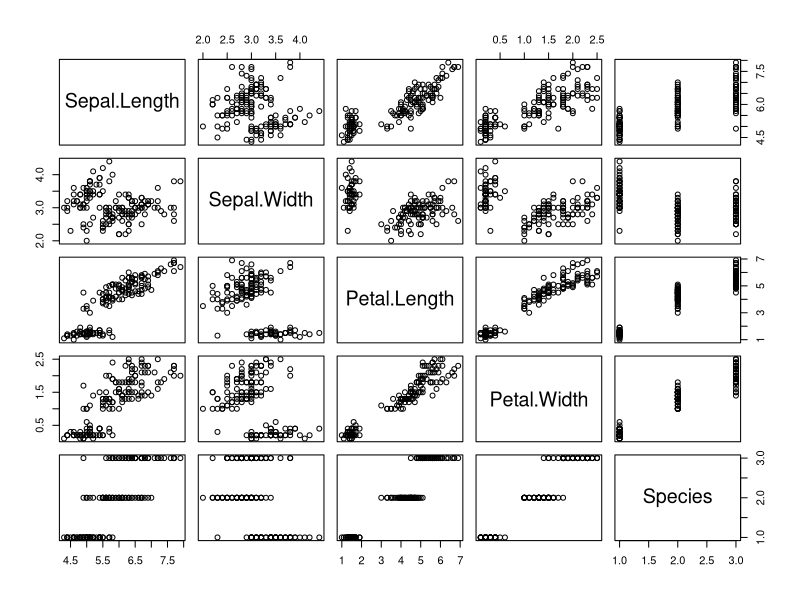
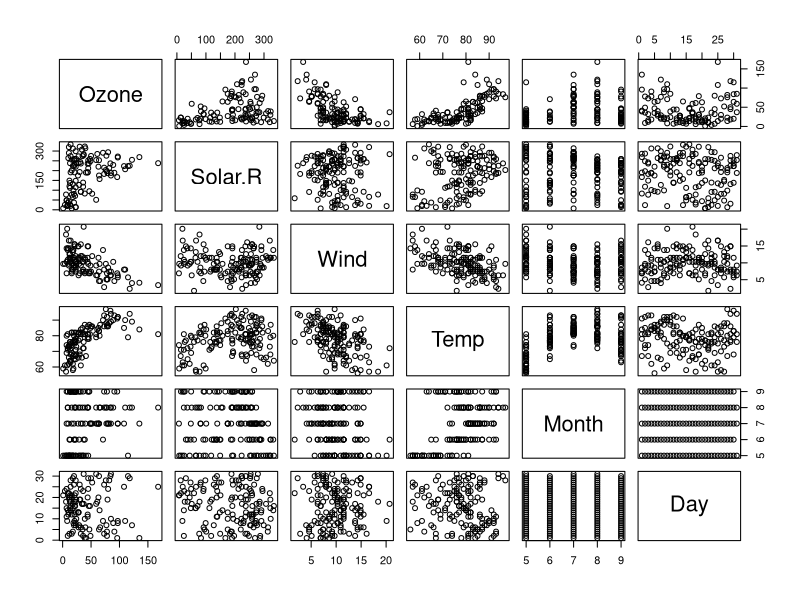

Generate these figures, in order, with R:
##################
##################################################################
# # Laboratorio de Procesamiento de Informaci�n Meteorol�gica/Oceanogr�fica
#
# 2� cuatrimestre 2022
##################################################################

###########  CLASE data.frame ALUMNOS

#########################################################

iris #Aparece toda la inforpacion
print(iris) #Pasa lo mismo que con iris   #pero no almacene ninguna variable
plot(iris) 		 # Representa graficamente las cosas
summary(iris) 		#Resumen estadistiico por columnas
str(iris) 	#representación textual" del objeto
head(iris) # primeras seis filas
tail(iris) # últimas seis filas
		

########################################

m <- cbind(ord=1:3, edad=c(30L, 26L, 9L))  #Uniendo por columnas los vectores ord y edad(en enteros). Matriz 3x2
m
v <- c(1.80, 1.72, 1.05) #un vector 
v

ff <- data.frame(familia=c("Padre", "Madre", "Hijo"),m, estatura=v) #Primer columna llamada familia, con nombres Padre, madre e hijo. Usa como segunda columna la matriz M y la tercer columna alk vector V
ff
ff1 <- data.frame(familia=c("Padre", "Madre", "Hijo"),m, estatura=v,row.names=1) #row.names = Hace que los de las filas sean el primer elemento. Osea Padre Madre e Hijo
ff1
#############################
WORKDIR <- "/home/clinux01/Escritorio/LABO"  #POdemos cargar un data frame, setemao el directoprio de trabajo

setwd (WORKDIR)        

mitabla <- read.table("Leer_tabla.txt") 
mitabla #Me muesra la tabla que arriba le dije que lea 
is.data.frame(mitabla) #ES un daata framE?true
colnames(mitabla) #Nombre de las columnas
rownames(mitabla) #Nombre de las filas

mitabla$Piso #El signo pesos ya sabe que estamos seleccionando alguna variable

mitabla[[2]] #Aca estoy solo pidiendo la columna 2, piso

mitabla[2]    #Muetsra tambien las filas y las columans

mitabla[3, 2]  #Me muettra que hay que la fila 3 y la columna 2

mitabla[3, 2] <- 106   
mitabla #ME modifico el valor de la fila 3 y la columna 2
mitabla$Total <- mitabla$Precio * mitabla$Area
mitabla$Tota #Me genero una tabla que sea Precio*Area como dice arriba
###########################
#
datosimp <- data.frame(anyos=c(1.3,0.4,1.1,2.3,3.1,1.3),                      #Cargamos otro data frame
                       tipo=c(2,3,3,1,3,1),edad=c(22,21,34,42,17,43),
                       sexo=c("H","M","H","H","M","H"))                     #NO lo carga como caracteres,los puso como una variables (factores) H O M. H = 1 y M = 2

attach(datosimp)   #atacahr es.. como crear una variable en GLOBAL ENVIROMENT
anyos              #COmo hice el attach, me lee esta variable sino, no hace nada.
detach(datosimp)   #DEsatachar es...Lo contratio a attach



datos.hombre.filtrados <- datosimp$anyos[datosimp$sexo=='H'] #ME meti en la columnas años, no quiuero todos los elementos, solo los que tienen sexo = H
datos.hombre.filtrados 
mas.peq <- subset(datosimp,anyos<2,select=c(edad,sexo))
mas.peq #Me quedo con algunas filas y con algunas columnas (sunset). TOma los que son menores a 2 años y selecciona edad y sexo (los puso como nombres de columans)

attach(datosimp)           #Atachamos, osea, ya sabes esta masa rriba. Crea un archico en el GLOBAL ENVIROMMENT
edad.final <- edad + anyos 
edad.final             #Suma la edad con los años
datosimp <- transform(datosimp, edad.final = edad+anyos) 
datosimp
datosimp <- transform(datosimp, edad = edad+1) 
datosimp


#Cargamos este data frame
airquality
a<-airquality
plot(a)


#¿cuál es la temperatura media de todos los días?
attach(airquality)
Temp
Temp_Media <- mean(Temp)
Temp_Media

#¿cuál es la temperatura media en el mes de mayo?



#¿cuál fue el día más ventoso?



